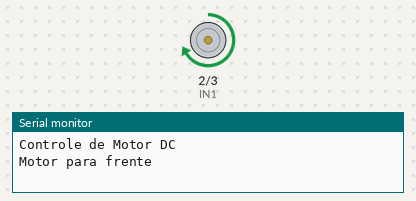
A sketch run on a simulated Arduino Uno, built with avr-gcc and run on an emulated ATmega328P. Shown: motor-driver pin pairs drawn as motors (green arrow = first pin HIGH = forward, orange = second pin HIGH = backward, longer = more drive, scaled by the enable pin), the last lines printed to the serial monitor.

Above: at 1.5 s.
At 4.5 s:
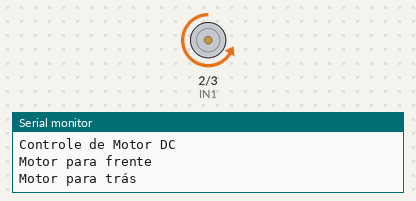
At 7.0 s:
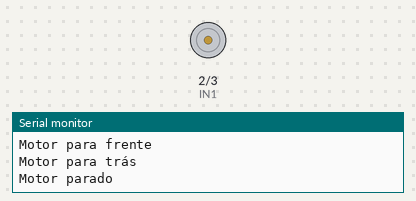
Timing chart, 0 to 10.4 s (numbered marks = the images above):
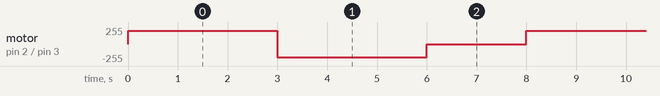

The sketch:

ControleMotor.ino
```cpp
/*
 * Projeto: Controle de Motor DC com L298N
 * Autor: Henrique Monteiro Cardoso
 * Data: 2024-06-07
 * Descrição: Exemplo de controle de motor DC usando driver L298N.
 */

const int IN1 = 2;  // Entrada 1 do motor
const int IN2 = 3;  // Entrada 2 do motor
const int ENA = 9;  // Enable do motor A
const int VELOCIDADE = 200; // Velocidade do motor (0-255)
const int DELAY_MOTOR = 3000; // ms
const int DELAY_PARADO = 2000; // ms

void setup() {
  pinMode(IN1, OUTPUT);
  pinMode(IN2, OUTPUT);
  pinMode(ENA, OUTPUT);
  Serial.begin(9600);
  Serial.println("Controle de Motor DC");
}

void loop() {
  // Motor para frente
  Serial.println("Motor para frente");
  digitalWrite(IN1, HIGH);
  digitalWrite(IN2, LOW);
  analogWrite(ENA, VELOCIDADE);
  delay(DELAY_MOTOR);

  // Motor para trás
  Serial.println("Motor para trás");
  digitalWrite(IN1, LOW);
  digitalWrite(IN2, HIGH);
  analogWrite(ENA, VELOCIDADE);
  delay(DELAY_MOTOR);

  // Motor parado
  Serial.println("Motor parado");
  digitalWrite(IN1, LOW);
  digitalWrite(IN2, LOW);
  delay(DELAY_PARADO);
} 
```

Measured:
- by itself, motor on pin 2 (IN1) / pin 3 (IN2): repeats every 8.0 s: backward 200/255 3.0 s, stopped 2.0 s, forward 200/255 3.0 s
